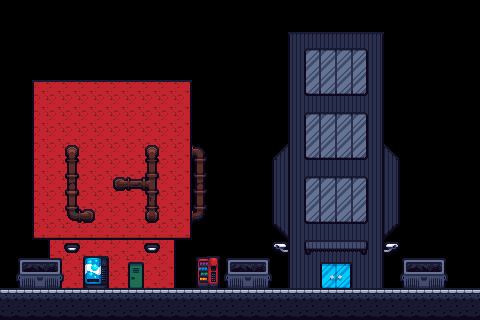

Tiled map render using the project's own tile images. Description and the whole map definition, tile-layer contents included, below:
An orthogonal 30x20 tile map with 16x16 px tiles, 3 tile layers (ground, buildings, decoration) and 1 object.

<map version="1.10" tiledversion="1.12.2" orientation="orthogonal" renderorder="right-down" width="30" height="20" tilewidth="16" tileheight="16" infinite="0" nextlayerid="6" nextobjectid="1">
 <editorsettings>
  <export target="correctedWorld3layers.json" format="json" />
 </editorsettings>
 <tileset firstgid="1" name="punkcity" tilewidth="16" tileheight="16" tilecount="480" columns="30">
  <image source="../worldTilesetDownload/world1.png" width="480" height="256" />
  <tile id="153">
   <objectgroup draworder="index" id="2">
    <object id="1" x="0" y="0" width="16" height="16" />
   </objectgroup>
  </tile>
 </tileset>
 <layer id="5" name="ground" width="30" height="20">
  <data encoding="csv">
0,0,0,0,0,0,0,0,0,0,0,0,0,0,0,0,0,0,0,0,0,0,0,0,0,0,0,0,0,0,
0,0,0,0,0,0,0,0,0,0,0,0,0,0,0,0,0,0,0,0,0,0,0,0,0,0,0,0,0,0,
0,0,0,0,0,0,0,0,0,0,0,0,0,0,0,0,0,0,0,0,0,0,0,0,0,0,0,0,0,0,
0,0,0,0,0,0,0,0,0,0,0,0,0,0,0,0,0,0,0,0,0,0,0,0,0,0,0,0,0,0,
0,0,0,0,0,0,0,0,0,0,0,0,0,0,0,0,0,0,0,0,0,0,0,0,0,0,0,0,0,0,
0,0,0,0,0,0,0,0,0,0,0,0,0,0,0,0,0,0,0,0,0,0,0,0,0,0,0,0,0,0,
0,0,0,0,0,0,0,0,0,0,0,0,0,0,0,0,0,0,0,0,0,0,0,0,0,0,0,0,0,0,
0,0,0,0,0,0,0,0,0,0,0,0,0,0,0,0,0,0,0,0,0,0,0,0,0,0,0,0,0,0,
0,0,0,0,0,0,0,0,0,0,0,0,0,0,0,0,0,0,0,0,0,0,0,0,0,0,0,0,0,0,
0,0,0,0,0,0,0,0,0,0,0,0,0,0,0,0,0,0,0,0,0,0,0,0,0,0,0,0,0,0,
0,0,0,0,0,0,0,0,0,0,0,0,0,0,0,0,0,0,0,0,0,0,0,0,0,0,0,0,0,0,
0,0,0,0,0,0,0,0,0,0,0,0,0,0,0,0,0,0,0,0,0,0,0,0,0,0,0,0,0,0,
0,0,0,0,0,0,0,0,0,0,0,0,0,0,0,0,0,0,0,0,0,0,0,0,0,0,0,0,0,0,
0,0,0,0,0,0,0,0,0,0,0,0,0,0,0,0,0,0,0,0,0,0,0,0,0,0,0,0,0,0,
0,0,0,0,0,0,0,0,0,0,0,0,0,0,0,0,0,0,0,0,0,0,0,0,0,0,0,0,0,0,
0,0,0,0,0,0,0,0,0,0,0,0,0,0,0,0,0,0,0,0,0,0,0,0,0,0,0,0,0,0,
0,0,0,0,0,0,0,0,0,0,0,0,0,0,0,0,0,0,0,0,0,0,0,0,0,0,0,0,0,0,
0,0,0,0,0,0,0,0,0,0,0,0,0,0,0,0,0,0,0,0,0,0,0,0,0,0,0,0,0,0,
153,153,153,153,153,153,153,153,153,153,153,153,153,153,153,153,153,153,153,153,153,153,153,153,153,153,153,153,153,153,
183,183,183,183,183,183,183,183,183,183,183,183,183,183,183,183,183,183,183,183,183,183,183,183,183,183,183,183,183,183
</data>
 </layer>
 <layer id="4" name="buildings" width="30" height="20">
  <data encoding="csv">
0,0,0,0,0,0,0,0,0,0,0,0,0,0,0,0,0,0,0,0,0,0,0,0,0,0,0,0,0,0,
0,0,0,0,0,0,0,0,0,0,0,0,0,0,0,0,0,0,0,0,0,0,0,0,0,0,0,0,0,0,
0,0,0,0,0,0,0,0,0,0,0,0,0,0,0,0,0,0,50,51,51,51,51,52,0,0,0,0,0,0,
0,0,0,0,0,0,0,0,0,0,0,0,0,0,0,0,0,0,80,81,81,81,81,82,0,0,0,0,0,0,
0,0,0,0,0,0,0,0,0,0,0,0,0,0,0,0,0,0,80,81,81,81,81,82,0,0,0,0,0,0,
0,0,32,33,33,33,33,33,33,33,33,34,0,0,0,0,0,0,80,81,81,81,81,82,0,0,0,0,0,0,
0,0,62,63,63,63,63,63,63,63,63,64,0,0,0,0,0,0,80,81,81,81,81,82,0,0,0,0,0,0,
0,0,62,63,63,63,63,63,63,63,63,64,0,0,0,0,0,0,80,81,81,81,81,82,0,0,0,0,0,0,
0,0,62,63,63,63,63,63,63,63,63,64,0,0,0,0,0,0,80,81,81,81,81,82,0,0,0,0,0,0,
0,0,62,63,63,63,63,63,63,63,63,64,0,0,0,0,0,83,80,81,81,81,81,82,84,0,0,0,0,0,
0,0,62,63,63,63,63,63,63,63,63,64,0,0,0,0,0,80,80,81,81,81,81,82,82,0,0,0,0,0,
0,0,62,63,63,63,63,63,63,63,63,64,0,0,0,0,0,80,80,81,81,81,81,82,82,0,0,0,0,0,
0,0,62,63,63,63,63,63,63,63,63,64,0,0,0,0,0,80,80,81,81,81,81,82,82,0,0,0,0,0,
0,0,62,63,63,63,63,63,63,63,63,64,0,0,0,0,0,80,80,81,81,81,81,82,82,0,0,0,0,0,
0,0,92,93,93,93,93,93,93,93,93,94,0,0,0,0,0,113,80,81,81,81,81,82,114,0,0,0,0,0,
0,0,0,62,63,63,63,63,63,63,64,0,0,0,0,0,0,0,80,81,81,81,81,82,0,0,0,0,0,0,
0,0,0,62,63,63,63,63,63,63,64,0,0,0,0,0,0,0,80,81,81,81,81,82,0,0,0,0,0,0,
0,0,0,62,63,63,63,63,63,63,64,0,0,0,0,0,0,0,80,81,81,81,81,82,0,0,0,0,0,0,
0,0,0,0,0,0,0,0,0,0,0,0,0,0,0,0,0,0,0,0,0,0,0,0,0,0,0,0,0,0,
0,0,0,0,0,0,0,0,0,0,0,0,0,0,0,0,0,0,0,0,0,0,0,0,0,0,0,0,0,0
</data>
 </layer>
 <layer id="2" name="decoration" width="30" height="20">
  <data encoding="csv">
0,0,0,0,0,0,0,0,0,0,0,0,0,0,0,0,0,0,0,0,0,0,0,0,0,0,0,0,0,0,
0,0,0,0,0,0,0,0,0,0,0,0,0,0,0,0,0,0,0,0,0,0,0,0,0,0,0,0,0,0,
0,0,0,0,0,0,0,0,0,0,0,0,0,0,0,0,0,0,0,0,0,0,0,0,0,0,0,0,0,0,
0,0,0,0,0,0,0,0,0,0,0,0,0,0,0,0,0,0,0,290,291,291,292,0,0,0,0,0,0,0,
0,0,0,0,0,0,0,0,0,0,0,0,0,0,0,0,0,0,0,320,321,321,322,0,0,0,0,0,0,0,
0,0,0,0,0,0,0,0,0,0,0,0,0,0,0,0,0,0,0,350,351,351,352,0,0,0,0,0,0,0,
0,0,0,0,0,0,0,0,0,0,0,0,0,0,0,0,0,0,0,0,0,0,0,0,0,0,0,0,0,0,
0,0,0,0,0,0,0,0,0,0,0,0,0,0,0,0,0,0,0,290,291,291,292,0,0,0,0,0,0,0,
0,0,0,0,0,0,0,0,0,0,0,0,0,0,0,0,0,0,0,320,321,321,322,0,0,0,0,0,0,0,
0,0,0,0,222,0,0,0,0,222,0,0,221,0,0,0,0,0,0,350,351,351,352,0,0,0,0,0,0,0,
0,0,0,0,217,0,0,0,0,219,0,0,217,0,0,0,0,0,0,0,0,0,0,0,0,0,0,0,0,0,
0,0,0,0,216,0,0,252,248,255,0,0,216,0,0,0,0,0,0,290,291,291,292,0,0,0,0,0,0,0,
0,0,0,0,215,0,0,0,0,218,0,0,217,0,0,0,0,0,0,320,321,321,322,0,0,0,0,0,0,0,
0,0,0,0,250,223,0,0,0,253,0,0,251,0,0,0,0,0,0,350,351,351,352,0,0,0,0,0,0,0,
0,0,0,0,0,0,0,0,0,0,0,0,0,0,0,0,0,0,0,0,0,0,0,0,0,0,0,0,0,0,
0,0,0,0,374,0,0,0,0,374,0,0,0,0,0,0,0,429,0,341,342,342,343,0,459,0,0,0,0,0,
0,275,276,277,0,367,368,0,371,0,0,0,365,366,275,276,277,0,0,0,372,373,0,0,0,275,276,277,0,0,
0,305,306,307,0,397,398,0,401,0,0,0,395,396,305,306,307,0,0,0,402,403,0,0,0,305,306,307,0,0,
0,0,0,0,0,0,0,0,0,0,0,0,0,0,0,0,0,0,0,0,0,0,0,0,0,0,0,0,0,0,
0,0,0,0,0,0,0,0,0,0,0,0,0,0,0,0,0,0,0,0,0,0,0,0,0,0,0,0,0,0
</data>
 </layer>
</map>
